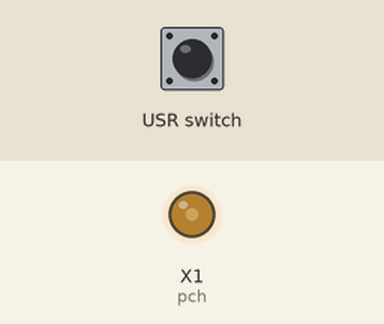
The program below on a simulated pyboard running MicroPython. On the bench: output pins drawn as LEDs (lit = HIGH). Inputs (shaded band) come from the test bench.

Above: at 1.25 s.
1.3 s: USR switch pressed for 1 s
5.3 s: USR switch pressed for 0.15 s
8.3 s: USR switch pressed 5 times (0.12 s each, 0.3 s apart)
12.8 s: USR switch pressed for 0.15 s
Timing chart, 0 to 16.9 s (numbered marks = the images above; inputs shaded):
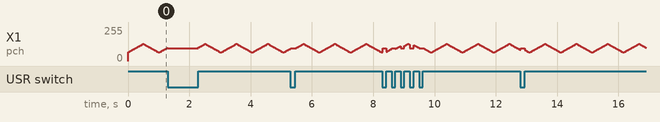

The program:

motor_calibration.py
```python
# # main.py -- put your code here!

# import pyb
# from pyb import Pin
# from pyb import Switch
# # from encoder import Encoder

# ##INITIALIZING EXTERNAL COMPONENTS
# #initialize pin X2 for FB
# P_in = Pin('X2', Pin.IN, Pin.PULL_UP)

# #intialize output for FB lights pin
# pinrled = Pin('X4', Pin.OUT_PP)
# pingled = Pin('X6', Pin.OUT_PP)


# ## INITIALIZING BOARD COMPONENTS
# #intialize timer 2 (for front button)
# micros = pyb.Timer(2, prescaler=83, period=0x3fffffff)

# #initialize switch 'USR'
# #sw = Switch()

# ## INTIALIZING VARIABLES
# #assign variable equal to 3 seconds (required depression time for FB) at 1MHz
# t_min = 3000000


# while True:
#     if P_in.value() == 1:
#         count = micros.counter(0)
#         pyb.LED(2).off()
#         pyb.LED(3).off()
#         pinrled.high()
#         pingled.low()
#     elif P_in.value() == 0:
#         count = micros.counter()
#         while P_in.value() == 0 and count >= t_min:
#             pinrled.low()
#             pyb.LED(2).on()
#             pingled.high()
#             if sw.value() == True:
#                 pyb.LED(3).on()
#             else:
#                 pyb.LED(3).off()
#     else:
#         pyb.LED(2).off()
#         pyb.LED(3).off()
#         pinrled.high()
#         pingled.low()

import pyb
import time
from pyb import Pin, Timer, Switch


pch = Pin('X1')
sw = Switch()
tim = pyb.Timer(2, freq = 250)

ch = tim.channel(1, Timer.PWM, pin=pch)

p=25
q = 50
while True:
    while sw.value()==0:
        if p <= 50:
            p += 1
            ch.pulse_width_percent(p)
            time.sleep_ms(20)
        elif q > 25:
            q -= 1
            ch.pulse_width_percent(q)
            time.sleep_ms(20)
        else:
            p = 25
            q = 50
    else:
        ch.pulse_width_percent(37.5)
 
```
